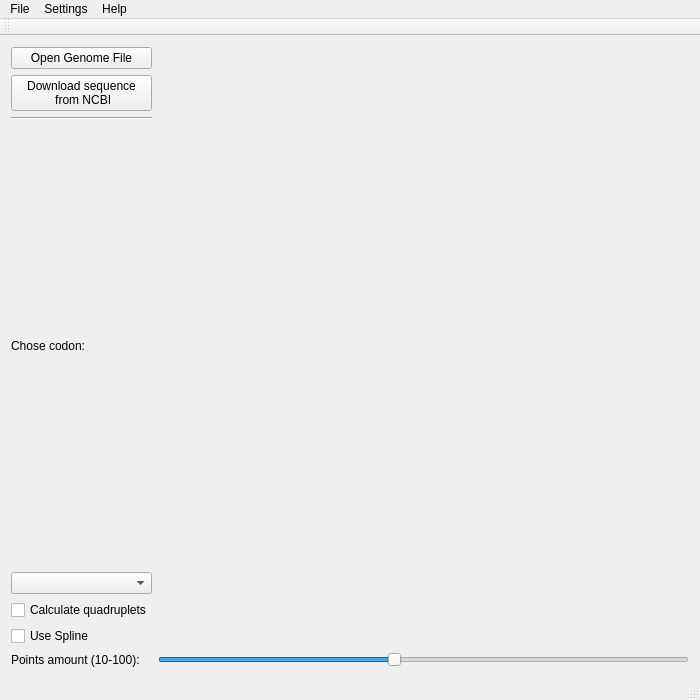
<?xml version="1.0" encoding="UTF-8"?>
<ui version="4.0">
 <class>MainWindow</class>
 <widget class="QMainWindow" name="MainWindow">
  <property name="geometry">
   <rect>
    <x>0</x>
    <y>0</y>
    <width>700</width>
    <height>700</height>
   </rect>
  </property>
  <property name="sizePolicy">
   <sizepolicy hsizetype="Preferred" vsizetype="Preferred">
    <horstretch>0</horstretch>
    <verstretch>0</verstretch>
   </sizepolicy>
  </property>
  <property name="windowTitle">
   <string>MainWindow</string>
  </property>
  <widget class="QWidget" name="centralWidget">
   <layout class="QGridLayout" name="gridLayout">
    <item row="0" column="0">
     <layout class="QVBoxLayout" name="verticalLayout">
      <property name="spacing">
       <number>6</number>
      </property>
      <property name="sizeConstraint">
       <enum>QLayout::SetDefaultConstraint</enum>
      </property>
      <item>
       <widget class="QPushButton" name="open_gemone_file_button">
        <property name="text">
         <string>Open Genome File</string>
        </property>
        <property name="icon">
         <iconset theme="document-open">
          <normaloff>.</normaloff>.</iconset>
        </property>
       </widget>
      </item>
      <item>
       <widget class="QPushButton" name="ncbi_download_button">
        <property name="sizePolicy">
         <sizepolicy hsizetype="Minimum" vsizetype="Fixed">
          <horstretch>0</horstretch>
          <verstretch>0</verstretch>
         </sizepolicy>
        </property>
        <property name="text">
         <string>Download sequence
 from NCBI</string>
        </property>
        <property name="icon">
         <iconset theme="network">
          <normaloff>.</normaloff>.</iconset>
        </property>
       </widget>
      </item>
      <item>
       <widget class="Line" name="line">
        <property name="orientation">
         <enum>Qt::Horizontal</enum>
        </property>
       </widget>
      </item>
      <item>
       <widget class="QLabel" name="label">
        <property name="text">
         <string>Chose codon:</string>
        </property>
       </widget>
      </item>
      <item>
       <widget class="QComboBox" name="comboBox"/>
      </item>
      <item>
       <widget class="QCheckBox" name="checkBox_quadruplets">
        <property name="text">
         <string>Calculate quadruplets</string>
        </property>
       </widget>
      </item>
      <item>
       <widget class="QCheckBox" name="checkBox_spline">
        <property name="text">
         <string>Use Spline</string>
        </property>
       </widget>
      </item>
     </layout>
    </item>
    <item row="0" column="1">
     <layout class="QHBoxLayout" name="horizontalLayout">
      <property name="rightMargin">
       <number>0</number>
      </property>
     </layout>
    </item>
    <item row="1" column="0">
     <widget class="QLabel" name="label_2">
      <property name="text">
       <string>Points amount (10-100):</string>
      </property>
     </widget>
    </item>
    <item row="1" column="1">
     <widget class="QSlider" name="horizontalSlider">
      <property name="minimum">
       <number>10</number>
      </property>
      <property name="maximum">
       <number>100</number>
      </property>
      <property name="sliderPosition">
       <number>50</number>
      </property>
      <property name="tracking">
       <bool>false</bool>
      </property>
      <property name="orientation">
       <enum>Qt::Horizontal</enum>
      </property>
     </widget>
    </item>
   </layout>
  </widget>
  <widget class="QMenuBar" name="menuBar">
   <property name="geometry">
    <rect>
     <x>0</x>
     <y>0</y>
     <width>700</width>
     <height>21</height>
    </rect>
   </property>
   <widget class="QMenu" name="menuHelp">
    <property name="title">
     <string>File</string>
    </property>
   </widget>
   <widget class="QMenu" name="menuSettings">
    <property name="title">
     <string>Settings</string>
    </property>
   </widget>
   <widget class="QMenu" name="menuHelp_2">
    <property name="title">
     <string>Help</string>
    </property>
    <addaction name="actionAbout"/>
   </widget>
   <addaction name="menuHelp"/>
   <addaction name="menuSettings"/>
   <addaction name="menuHelp_2"/>
  </widget>
  <widget class="QToolBar" name="mainToolBar">
   <attribute name="toolBarArea">
    <enum>TopToolBarArea</enum>
   </attribute>
   <attribute name="toolBarBreak">
    <bool>false</bool>
   </attribute>
  </widget>
  <widget class="QStatusBar" name="statusBar"/>
  <action name="actionAbout">
   <property name="text">
    <string>About</string>
   </property>
  </action>
 </widget>
 <layoutdefault spacing="6" margin="11"/>
 <resources/>
 <connections/>
</ui>
